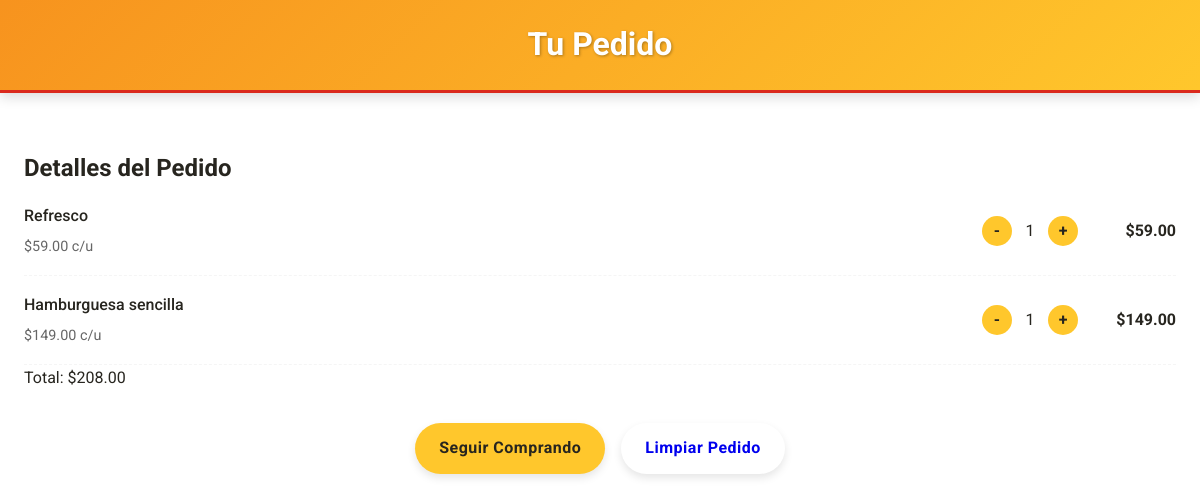
Screenshot of /ver_pedido with the database file from the repository.
### tables this page shows
CREATE TABLE productos (
            id INTEGER PRIMARY KEY AUTOINCREMENT,
            nombre TEXT NOT NULL,
            descripcion TEXT,
            precio REAL NOT NULL,
            imagen TEXT,
            categoria TEXT NOT NULL,
            fecha_creacion TIMESTAMP DEFAULT CURRENT_TIMESTAMP
        );

### server.py (the view)
@app.route('/ver_pedido')
def ver_pedido():
    db = get_db()
    pedido = db.execute('''
        SELECT p.id, p.nombre, p.precio, SUM(pd.cantidad) as cantidad
        FROM pedidos pd
        JOIN productos p ON pd.producto_id = p.id
        GROUP BY p.id, p.nombre, p.precio
    ''').fetchall()
    total = sum(item['precio'] * item['cantidad'] for item in pedido)
    return render_template('pedido.html', pedido=pedido, total=total)

### server.py (called while the page is built)
def get_db():
    conn = sqlite3.connect(DATABASE)
    conn.row_factory = sqlite3.Row
    return conn

### templates/pedido.html (shortened to what this page needs)
<!DOCTYPE html>
<html>
<head>
    <link rel="stylesheet" href="{{ url_for('static', filename='css/style.css') }}">
</head>
<body>
    <header class="header">
        <h1>Tu Pedido</h1>
    </header>
    <main class="container">
        <div class="order-panel">
            <h2 class="order-title">Detalles del Pedido</h2>
            <div class="order-items">
                {% for item in pedido %}
                <div class="order-item">
                    <div class="item-info">
                        <span class="item-name">{{ item['nombre'] }}</span>
                        <span class="item-price">${{ "%.2f"|format(item['precio']) }} c/u</span>
                    </div>
                    <div class="item-actions">
                        <a href="{{ url_for('quitar_item', producto_id=item['id']) }}" class="btn-qty">-</a>
                        <span class="item-qty">{{ item['cantidad'] }}</span>
                        <a href="{{ url_for('agregar_al_pedido', producto_id=item['id']) }}" class="btn-qty">+</a>
                        <span class="item-subtotal">${{ "%.2f"|format(item['precio'] * item['cantidad']) }}</span>
                    </div>
                </div>
                {% endfor %}
            </div>
            <div class="order-total">
                Total: ${{ "%.2f"|format(total) }}
            </div>
        </div>
        <div class="action-buttons">
            <a href="{{ url_for('index') }}" class="btn btn-primary">Seguir Comprando</a>
            <a href="{{ url_for('limpiar_pedido') }}" class="btn btn-delete">Limpiar Pedido</a>
        </div>
    </main>
</body>
</html>

### static/css/style.css (style rules this page uses)
:root { --mc-red: #DA291C; --mc-yellow: #FFC72C; --mc-orange: #F7931E; --white: #FFFFFF; --black: #27251F; --gray-light: #F5F5F5; }
* { margin: 0; padding: 0; box-sizing: border-box; font-family: 'Roboto', sans-serif; }
body { background-color: var(--white); color: var(--black); line-height: 1.6; }
.header { background: linear-gradient(135deg, var(--mc-orange), var(--mc-yellow)); color: var(--white); padding: 1.2rem; text-align: center; box-shadow: 0 4px 12px rgba(0, 0, 0, 0.15); border-bottom: 3px solid var(--mc-red); margin-bottom: 2rem; }
.header h1 { font-size: 2rem; font-weight: 700; text-shadow: 1px 1px 3px rgba(0, 0, 0, 0.3); }
.container { max-width: 1200px; margin: 0 auto; padding: 1.5rem; }
.btn { display: inline-block; padding: 0.8rem 1.5rem; border: none; border-radius: 50px; font-size: 1rem; font-weight: 700; cursor: pointer; transition: all 0.3s; text-align: center; text-decoration: none; letter-spacing: 0.5px; box-shadow: 0 4px 8px rgba(0, 0, 0, 0.1); }
.btn-primary { background-color: var(--mc-yellow); color: var(--black); }
.action-buttons { display: flex; justify-content: center; gap: 1rem; margin-top: 2rem; flex-wrap: wrap; }

### templates/pedido.html (style rules this page uses)
.order-item { display: flex; justify-content: space-between; align-items: center; padding: 1rem 0; border-bottom: 1px dashed var(--gray-light); }
.item-info { flex: 2; }
.item-name { font-weight: 500; display: block; margin-bottom: 0.3rem; }
.item-price { color: #666; font-size: 0.9rem; }
.item-actions { flex: 1; display: flex; align-items: center; justify-content: flex-end; gap: 0.5rem; }
.btn-qty { display: inline-flex; justify-content: center; align-items: center; width: 30px; height: 30px; background-color: var(--mc-yellow); color: var(--black); border-radius: 50%; font-weight: bold; text-decoration: none; transition: all 0.3s; }
.item-qty { min-width: 20px; text-align: center; }
.item-subtotal { min-width: 80px; text-align: right; font-weight: bold; margin-left: 10px; }

### rows the page displays
productos: nombre "Refresco", precio "59.00", cantidad "1", item['precio']*item['cantidad'] "59.00"
productos: nombre "Hamburguesa sencilla", precio "149.00", cantidad "1", item['precio']*item['cantidad'] "149.00"

### other values shown
{{ "%.2f"|format(total) }} "208.00"
